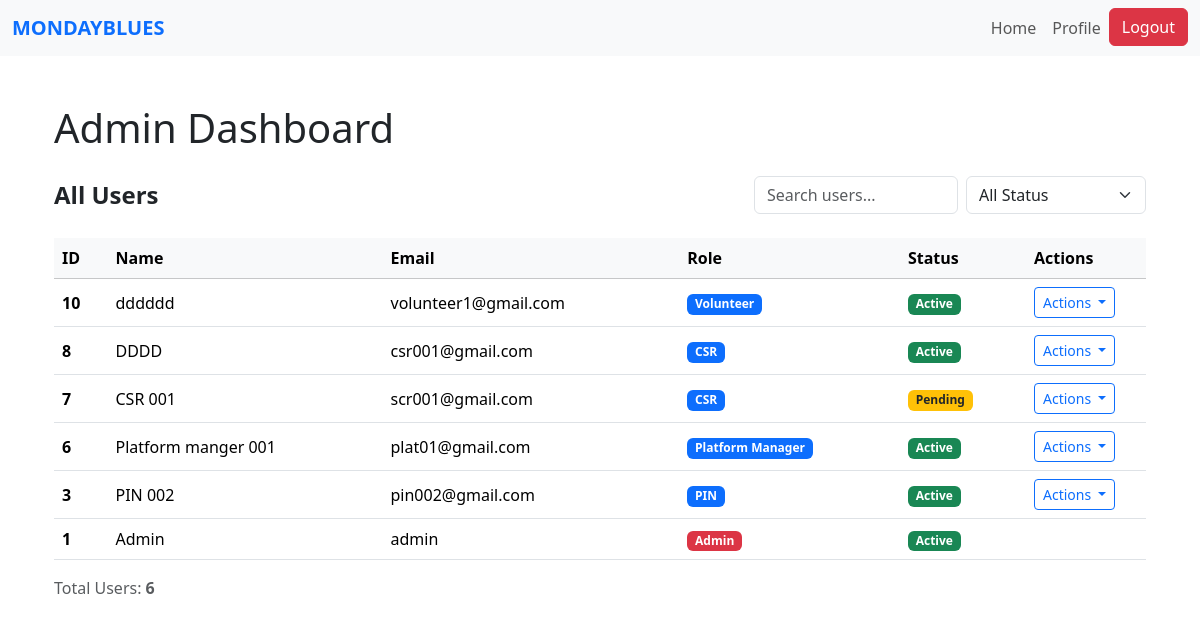
Page /admin (signed in) on the earlier database version.
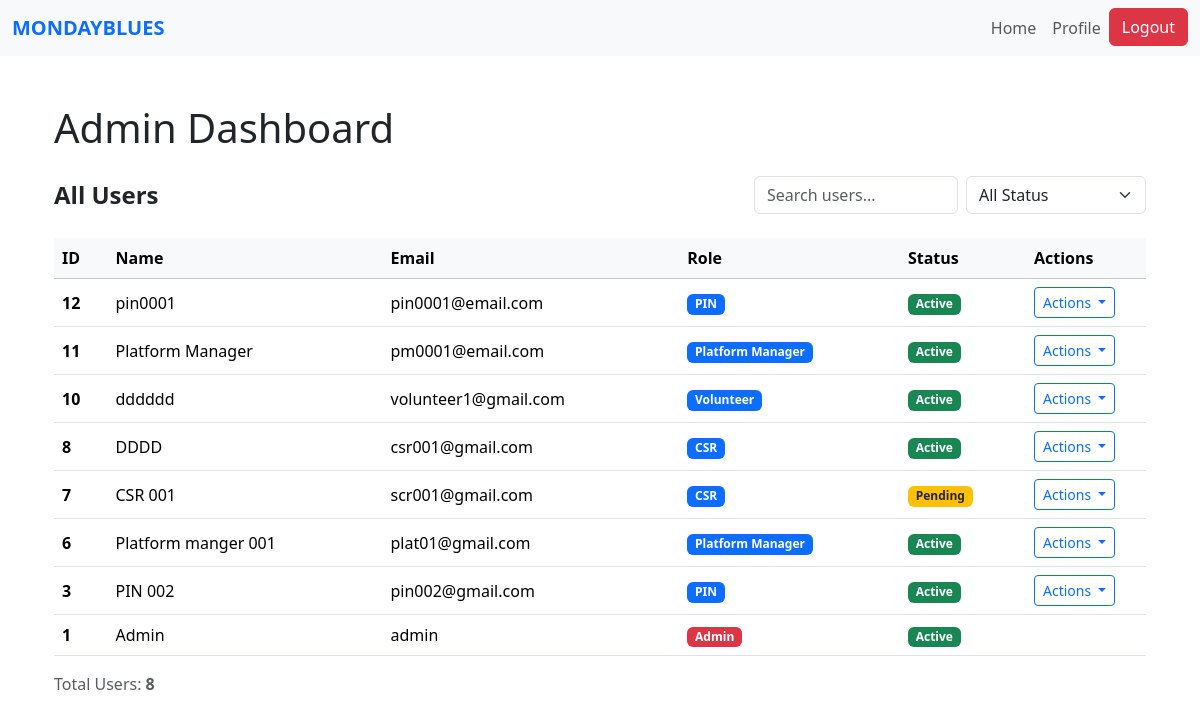
Same page on the later database version.
### website/models.py (models this page shows)
class User(db.Model, UserMixin):
    id = db.Column(db.Integer, primary_key=True)
    name = db.Column(db.String(150))
    email = db.Column(db.String(150), unique=True)
    password = db.Column(db.String(150))
    date_created = db.Column(db.DateTime(timezone=True), default=func.now())
    role = db.Column(db.String(50), default='PIN')
    status = db.Column(db.String(20), default='Pending')  # Pending, Approved, Suspended

### website/admin.py (the view)
@admin.route('/admin')
@login_required
def dashboard():
    users = User.query.order_by(User.date_created.desc()).all()
    return render_template("admin_dashboard.html", users=users)

### website/templates/admin_dashboard.html (shortened to what this page needs)
{% extends "base.html" %}
{% block content %}
<div class="container mt-5">
    <h1 class="mb-4">Admin Dashboard</h1>
    <div class="user-management">
        <div class="d-flex justify-content-between align-items-center mb-4 flex-wrap gap-3">
            <h4 class="fw-bold mb-0">All Users</h4>
            <div class="d-flex flex align-items-center gap-2">
                <input type="text"
                       class="form-control"
                       placeholder="Search users..."
                       id="searchInput"
                       style="max-width: 250px;">
                <select class="form-select" id="statusFilter" style="max-width: 180px;">
                    <option value="">All Status</option>
                </select>
            </div>
        </div>
        <div class="table-container position-relative">
            <table class="table align-middle table-hover">
                <thead class="table-light sticky-top">
                    <tr>
                        <th>ID</th>
                        <th>Name</th>
                        <th>Email</th>
                        <th>Role</th>
                        <th>Status</th>
                        <th style="width: 120px;">Actions</th>
                    </tr>
                </thead>
                <tbody>
                    {% if users and users|length > 0 %}
                        {% for user in users %}
                        <tr>
                            <td><strong>{{ user.id }}</strong></td>
                            <td>{{ user.name }}</td>
                            <td>{{ user.email }}</td>
                            <td>
                                {% if user.role == 'Admin' %}
                                    <span class="badge bg-danger">{{ user.role }}</span>
                                {% else %}
                                    <span class="badge bg-primary">{{ user.role }}</span>
                                {% endif %}
                            </td>
                            <td>
                                {% if user.status == 'Active' %}
                                    <span class="badge bg-success">Active</span>
                                {% elif user.status == 'Pending' %}
                                    <span class="badge bg-warning text-dark">Pending</span>
                                {% elif user.status == 'Suspended' %}
                                    <span class="badge bg-danger">Suspended</span>
                                {% endif %}
                            </td>
                            <td>
                                {% if user.role != "Admin" %}
                                <div class="dropdown position-static">
                                    <button class="btn btn-outline-primary btn-sm dropdown-toggle"
                                            type="button"
                                            id="actionDropdown{{ user.id }}"
                                            data-bs-toggle="dropdown"
                                            aria-expanded="false">
                                        Actions
                                    </button>
                                </div>
                                {% endif %}
                            </td>
                        </tr>
                        {% endfor %}
                    {% endif %}
                </tbody>
            </table>
        </div>
        {% if users and users|length > 0 %}
        <div class="mt-3 text-muted">
            Total Users: <strong>{{ users|length }}</strong>
        </div>
        {% endif %}
    </div>
</div>
{% endblock %}

### website/templates/base.html (shortened to what this page needs)
<!DOCTYPE html>
<html lang="en">
<head>
  <link
    href="https://cdn.jsdelivr.net/npm/bootstrap@5.3.3/dist/css/bootstrap.min.css"
    rel="stylesheet"
  />
</head>
<body>
  <nav class="navbar navbar-expand-lg navbar-light bg-light">
    <div class="container-fluid">
      <a class="navbar-brand text-uppercase fw-semibold text-primary" href="/">MondayBlues</a>
      <div class="collapse navbar-collapse" id="navbarNav">
        <ul class="navbar-nav ms-auto">
          {% if current_user.is_authenticated %}
            <li class="nav-item">
              <a class="nav-link" href="/">Home</a>
            </li>
            {% if current_user.role == 'PIN' %}
              <li class="nav-item">
                <a class="nav-link" href="{{ url_for('pin.pin_profile') }}">Profile</a>
              </li>
            {% elif current_user.role == 'Volunteer' %}
              <li class="nav-item">
                <a class="nav-link" href="{{ url_for('volunteer.volunteer_dashboard') }}">Dashboard</a>
              </li>
            {% elif current_user.role == 'Admin' %}
              <li class="nav-item">
                <a class="nav-link" href="/admin">Admin</a>
              </li>
            {% else %}
              <li class="nav-item">
                <a class="nav-link" href="#">Profile</a>
              </li>
            {% endif %}
            <li class="nav-item">
              <a class="btn btn-danger" type="button" href="/logout">Logout</a>
            </li>
          {% endif %}
        </ul>
      </div>
    </div>
  </nav>
  <div class="container mt-4">
    {% block content %}
    {% endblock %}
  </div>
</body>
</html>

Differences in the rows shown:
added User: id "12", name "pin0001", email "pin0001@email.com", role "PIN", status "Active"
added User: id "11", name "Platform Manager", email "pm0001@email.com", role "Platform Manager", status "Active"
Other differences:
{{ users|length }}: "6" → "8"
